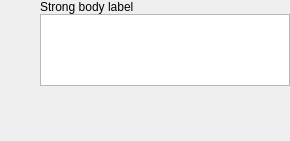
<?xml version="1.0" encoding="UTF-8"?>
<ui version="4.0">
 <class>MessageItemWidget</class>
 <widget class="QWidget" name="MessageItemWidget">
  <property name="geometry">
   <rect>
    <x>0</x>
    <y>0</y>
    <width>290</width>
    <height>141</height>
   </rect>
  </property>
  <property name="windowTitle">
   <string>Form</string>
  </property>
  <layout class="QHBoxLayout" name="horizontalLayout_2" stretch="0,1">
   <property name="spacing">
    <number>0</number>
   </property>
   <property name="leftMargin">
    <number>0</number>
   </property>
   <property name="topMargin">
    <number>0</number>
   </property>
   <property name="rightMargin">
    <number>0</number>
   </property>
   <property name="bottomMargin">
    <number>0</number>
   </property>
   <item>
    <layout class="QVBoxLayout" name="verticalLayout_2">
     <item>
      <widget class="ImageLabel" name="avatar">
       <property name="minimumSize">
        <size>
         <width>40</width>
         <height>40</height>
        </size>
       </property>
       <property name="maximumSize">
        <size>
         <width>40</width>
         <height>40</height>
        </size>
       </property>
      </widget>
     </item>
     <item>
      <layout class="QHBoxLayout" name="horizontalLayout">
       <item>
        <spacer name="horizontalSpacer">
         <property name="orientation">
          <enum>Qt::Horizontal</enum>
         </property>
         <property name="sizeHint" stdset="0">
          <size>
           <width>0</width>
           <height>0</height>
          </size>
         </property>
        </spacer>
       </item>
       <item>
        <widget class="IconInfoBadge" name="iconIsSendSuccess">
         <property name="layoutDirection">
          <enum>Qt::LeftToRight</enum>
         </property>
        </widget>
       </item>
       <item>
        <spacer name="horizontalSpacer_2">
         <property name="orientation">
          <enum>Qt::Horizontal</enum>
         </property>
         <property name="sizeHint" stdset="0">
          <size>
           <width>0</width>
           <height>0</height>
          </size>
         </property>
        </spacer>
       </item>
      </layout>
     </item>
     <item>
      <spacer name="verticalSpacer">
       <property name="orientation">
        <enum>Qt::Vertical</enum>
       </property>
       <property name="sizeHint" stdset="0">
        <size>
         <width>0</width>
         <height>0</height>
        </size>
       </property>
      </spacer>
     </item>
    </layout>
   </item>
   <item>
    <layout class="QVBoxLayout" name="verticalLayout">
     <property name="spacing">
      <number>0</number>
     </property>
     <item>
      <widget class="StrongBodyLabel" name="lb_name">
       <property name="sizePolicy">
        <sizepolicy hsizetype="Expanding" vsizetype="Maximum">
         <horstretch>0</horstretch>
         <verstretch>0</verstretch>
        </sizepolicy>
       </property>
       <property name="maximumSize">
        <size>
         <width>16777215</width>
         <height>20</height>
        </size>
       </property>
       <property name="text">
        <string>Strong body label</string>
       </property>
      </widget>
     </item>
     <item>
      <widget class="TextEdit" name="te_content">
       <property name="sizePolicy">
        <sizepolicy hsizetype="Expanding" vsizetype="Maximum">
         <horstretch>0</horstretch>
         <verstretch>0</verstretch>
        </sizepolicy>
       </property>
       <property name="sizeAdjustPolicy">
        <enum>QAbstractScrollArea::AdjustToContents</enum>
       </property>
       <property name="readOnly">
        <bool>true</bool>
       </property>
      </widget>
     </item>
     <item>
      <spacer name="verticalSpacer_2">
       <property name="orientation">
        <enum>Qt::Vertical</enum>
       </property>
       <property name="sizeType">
        <enum>QSizePolicy::MinimumExpanding</enum>
       </property>
       <property name="sizeHint" stdset="0">
        <size>
         <width>0</width>
         <height>0</height>
        </size>
       </property>
      </spacer>
     </item>
    </layout>
   </item>
  </layout>
 </widget>
 <customwidgets>
  <customwidget>
   <class>StrongBodyLabel</class>
   <extends>QLabel</extends>
   <header>qfluentwidgets</header>
  </customwidget>
  <customwidget>
   <class>ImageLabel</class>
   <extends>QLabel</extends>
   <header>qfluentwidgets</header>
  </customwidget>
  <customwidget>
   <class>InfoBadge</class>
   <extends>QLabel</extends>
   <header>qfluentwidgets</header>
  </customwidget>
  <customwidget>
   <class>IconInfoBadge</class>
   <extends>InfoBadge</extends>
   <header>qfluentwidgets</header>
  </customwidget>
  <customwidget>
   <class>TextEdit</class>
   <extends>QTextEdit</extends>
   <header>qfluentwidgets</header>
  </customwidget>
 </customwidgets>
 <resources/>
 <connections/>
</ui>
